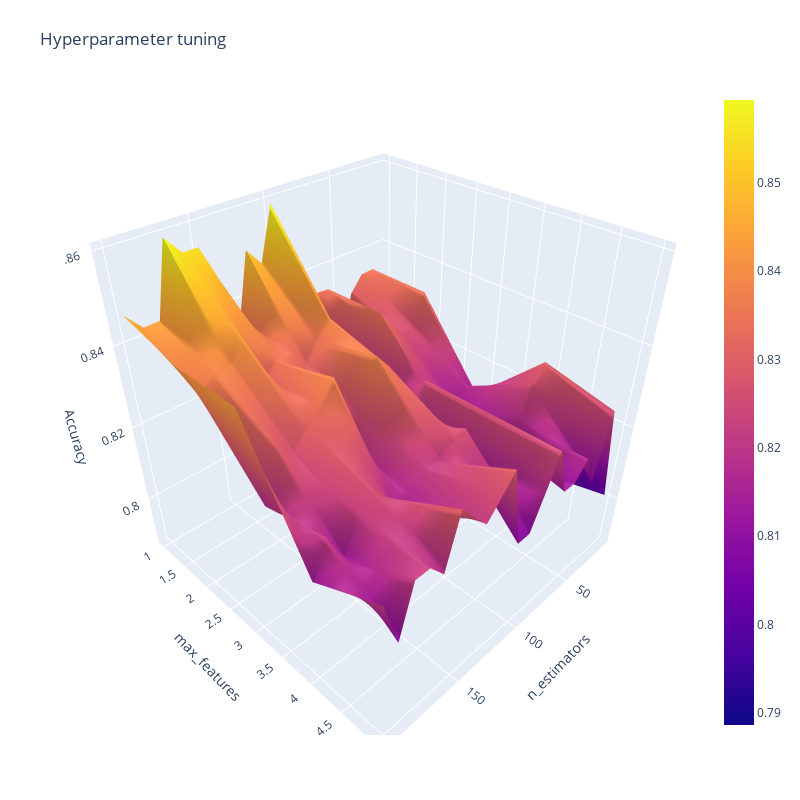

Write notebook code for a chart like this one.
### Code cell
import plotly.graph_objects as go


fig = go.Figure(data= [go.Surface(z=z, y=y, x=x)], layout=layout )
fig.update_layout(title='Hyperparameter tuning',
                  scene = dict(
                    xaxis_title='n_estimators',
                    yaxis_title='max_features',
                    zaxis_title='Accuracy'),
                  autosize=False,
                  width=800, height=800,
                  margin=dict(l=65, r=50, b=65, t=90))
fig.show()

### Figure 1 — Plotly figure (JSON) as saved in the notebook; plotly's stock layout.template omitted (floating-point values rounded to 4 significant figures)
{"data": [{"type": "surface", "x": [10, 20, 30, 40, 50, 60, 70, 80, 90, 100, 110, 120, 130, 140, 150, 160, 170, 180, 190, 200], "y": [1, 2, 3, 4, 5], "z": [[0.8261, 0.8345, 0.8344, 0.8304, 0.8179, 0.8342, 0.8344, 0.8428, 0.8345, 0.8593, 0.8469, 0.851, 0.8344, 0.8469, 0.8551, 0.8551, 0.8594, 0.8428, 0.8427, 0.8469], [0.8179, 0.8344, 0.8261, 0.8264, 0.8303, 0.8344, 0.8054, 0.8219, 0.8262, 0.8387, 0.8345, 0.8304, 0.8344, 0.8345, 0.8304, 0.8429, 0.8385, 0.8386, 0.8344, 0.8429], [0.7886, 0.8137, 0.8177, 0.8137, 0.818, 0.8178, 0.8261, 0.8179, 0.8179, 0.8344, 0.8386, 0.8262, 0.8178, 0.8386, 0.8344, 0.8304, 0.8263, 0.8303, 0.8179, 0.8428], [0.7974, 0.8303, 0.8261, 0.8179, 0.8054, 0.8178, 0.8261, 0.8137, 0.8262, 0.8262, 0.8219, 0.822, 0.8178, 0.8138, 0.822, 0.8262, 0.8219, 0.8137, 0.822, 0.8137], [0.8012, 0.8262, 0.8094, 0.8179, 0.8137, 0.8136, 0.8261, 0.8178, 0.8095, 0.8094, 0.8303, 0.8261, 0.822, 0.8261, 0.8304, 0.8178, 0.822, 0.822, 0.8095, 0.8219]]}], "layout": {"autosize": false, "height": 800, "margin": {"b": 65, "l": 65, "r": 50, "t": 90}, "scene": {"xaxis": {"title": {"text": "n_estimators"}}, "yaxis": {"title": {"text": "max_features"}}, "zaxis": {"title": {"text": "Accuracy"}}}, "title": {"text": "Hyperparameter tuning"}, "width": 800, "xaxis": {"title": {"text": "n_estimators"}}, "yaxis": {"title": {"text": "max_features"}}}}
